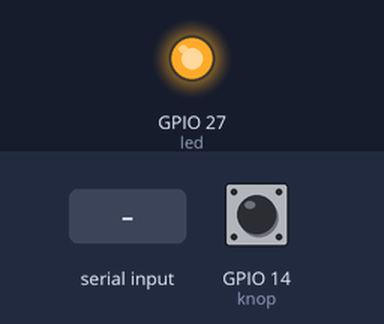
Recording of a sketch running on a simulated ESP32. Shown: output pins drawn as LEDs (lit = HIGH). Dashed ring = blinking. The inputs (shaded band) are chosen by the test bench; at power-on: GPIO 14 (knop) HIGH.

Above: at 1.2 s.
1.3 s: "ON\n" received over Serial
At 10.2 s:
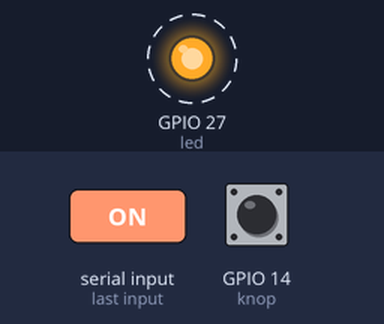
10.3 s: "OFF\n" received over Serial
At 11.3 s:
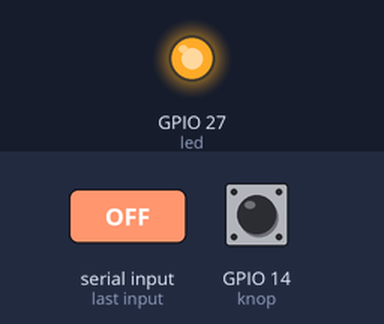
Timing chart, 0 to 12.8 s (numbered marks = the images above; inputs shaded):
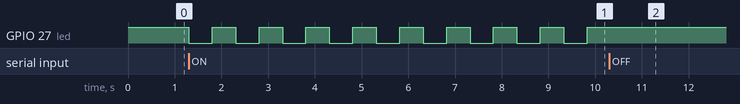

The sketch:

BlueButton.ino
```cpp
#include <Arduino.h>


#define knop 14
#define led 27
String type = "left";

bool btnUpdated = false;
bool btnState = false;

bool ledOn;
unsigned long millisOld = 0;
bool ledState;

void checkBtnState() {
  // check if isr detected a debounced flank
  if (btnUpdated) {
    btnUpdated = false;
    // print the state of the button
    Serial.println("{\"ButtonState\":" + String(btnState) + "}");
  }
}


static unsigned long lastDebounceTime = 0;
static bool lastBtnState = false;
unsigned long debounceDelay = 20;

void btnChange() {
  // update button with 20ms debounce on all flanks in isr

  unsigned long now = millis();
  if (now - lastDebounceTime > debounceDelay) {
    btnState = !digitalRead(knop);
    if (btnState != lastBtnState) {
      lastBtnState = btnState;
      btnUpdated = true;
      lastDebounceTime = millis();
    }
  }
}


void setup() {
  Serial.begin(115200);
  pinMode(knop, INPUT_PULLUP);
  pinMode(led, OUTPUT);
  // High == off (sinking led)
  digitalWrite(led, HIGH);
  attachInterrupt(knop, btnChange, CHANGE);
}


void loop() {
  checkBtnState();  // display the button state
  if (Serial.available() != 0) {
    String readString = Serial.readStringUntil('\n');
    readString.trim();
    if (readString == "IDENTIFY") {
      Serial.println(R"({"id":")" + type + "\"}");
    }
    // button led, sinking OUTPUT
    else if (readString == "ON") {
      ledOn = true;
    } else if (readString == "OFF") {
      ledOn = false;
    }
  }
  if (!ledOn) {
    digitalWrite(led, HIGH);
  } else {
    if (millis() - millisOld > 500) {
      if (ledState) {
        digitalWrite(led, HIGH);
        ledState = false;
      } else {
        digitalWrite(led, LOW);
        ledState = true;
      }
      millisOld = millis();
    }
  }
}
```

Measured:
- after the input at 1.3 s, GPIO 27 (led): alternates HIGH for 0.50 s and LOW for 0.50 s, starting at once
- after the input at 10.3 s, GPIO 27 (led): stops changing and stays HIGH
